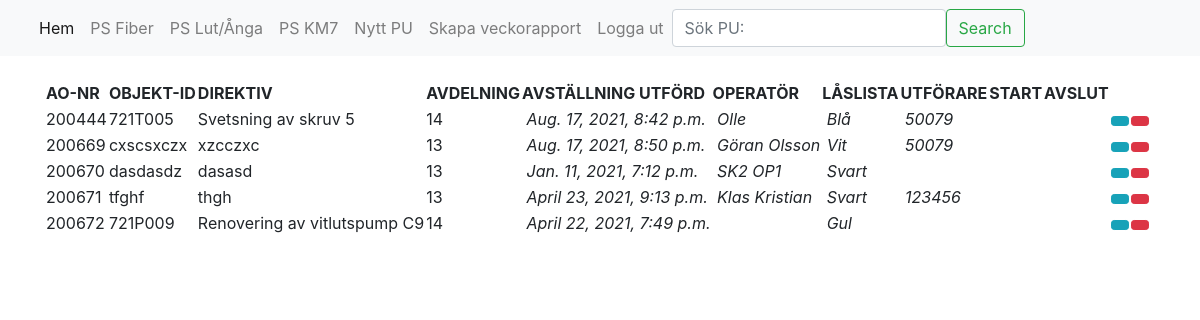
/planera/, run on the app's committed database.
### test1/models.py (models this page shows)
class Namnlista(models.Model):
    ao = models.CharField(max_length=6, default="")
    direktiv = models.CharField(max_length=20, default="")
    objektid = models.TextField(max_length=20, default="")
    avd = models.TextField(max_length=20, default="")
    avstallt = models.BooleanField(default=False)
    operator = models.CharField(max_length=20, default="")
    utforare = models.TextField(max_length=20, default="")
    status = models.CharField(max_length=20, default="")
    startad = models.DateTimeField(auto_now=True)
    avslutad = models.DateTimeField(auto_now=True)
    utfort = models.BooleanField(default=False)
    avstallt_datum = models.DateTimeField(auto_now=True)
    las_lista = models.CharField(max_length=20, default="")

### test1/views.py (the view)
# urls.py: path('planera/', views.planera, name="planera"),
def planera(request) :
    context = Namnlista.objects.all()
    return render (request, 'planera.html', {'context' : context})

### test1/templates/planera.html (shortened to what this page needs)
<!DOCTYPE html>
<html lang="en">
<head>
   <link rel="stylesheet" type="text/css" href="https://cdn.datatables.net/v/dt/dt-1.10.23/af-2.3.5/b-1.6.5/b-flash-1.6.5/b-html5-1.6.5/cr-1.5.3/r-2.2.7/sc-2.0.3/sb-1.0.1/sp-1.2.2/sl-1.3.1/datatables.min.css"/>
</head>
<body>
 {% extends "menu.html" %}
 {% block page_content %}
{% load crispy_forms_tags %}
<br>
   <table id="example" class="display">
  <thead>
    <tr>
         <th scope="col">AO-NR</th>
        <th scope="col">OBJEKT-ID</th>
         <th scope="col">DIREKTIV</th>
         <th scope="col">AVDELNING</th>
        <th scope="col">AVSTÄLLNING UTFÖRD</th>
         <th scope="col">OPERATÖR</th>
          <th scope="col">LÅSLISTA</th>
         <th scope="col">UTFÖRARE</th>
         <th scope="col">START</th>
        <th scope="col">AVSLUT</th>
        <th scope="col"></th>
         <th scope="col"></th>
    </tr>
  </thead>
          {% for namnlista in context %}
      <tbody>
    <tr>
        <td class="align-middle">{{ namnlista.ao}}</td>
        <td class="align-middle">{{ namnlista.objektid}}</td>
        <td class="align-middle">{{ namnlista.direktiv }}</td>
        <td class="align-middle">{{ namnlista.avd}}</td>
         <td class="align-middle">
              <i class="fas fa-lock">&nbsp;{{ namnlista.avstallt_datum}}</i>
         </td>
         <td class="align-middle">
            <i class="fas fa-user">&nbsp;{{ namnlista.operator}}
              </i></td>
         <td class="align-middle">
             <i class="fas fa-toolbox">&nbsp;{{ namnlista.las_lista}} </i>
              </td>
         <td class="align-middle">
             <i class="fas fa-wrench">&nbsp;{{ namnlista.utforare}} </i>
              </td>
         <td class="align-middle">
             <i class="fas fa-hour-glass">&nbsp;{{ namnlista.start}} </i>
              </td>
         <td class="align-middle">
             <i class="fas fa-checkered">&nbsp;{{ namnlista.avslut}} </i>
              </td>
        <td class="align-middle"><a href="/uppdatera/{{ namnlista.id }}"><button type="button" class="btn btn-info btn-sm"></button></a></td>
        <td class="align-middle" style="border-bottom">
            <form action="/del/{{ namnlista.id }}" method="post">
              <button type="submit" class="btn btn-danger btn-sm"></button>
          </form>
        </td>
        </tr>
  </tbody>
          {% endfor %}
</table>
{% load static %}
 {% endblock %}

### myapp1/templates/menu.html (shortened to what this page needs)
<link rel="stylesheet" href="https://stackpath.bootstrapcdn.com/bootstrap/4.3.1/css/bootstrap.min.css">
<nav class="navbar navbar-expand-lg navbar-light bg-light">
  <div class="container-fluid">
    <div class="collapse navbar-collapse" id="navbarToggleExternalContent">
      <ul class="navbar-nav me-auto mb-2 mb-lg-0">
        <li class="nav-item">
          <a class="nav-link active" aria-current="page" href="{% url 'hem' %}">Hem</a>
        </li>
        <li class="nav-item">
          <a class="nav-link" href="/psfiber">PS Fiber</a>
        </li>
         <li class="nav-item">
          <a class="nav-link" href="/planera">PS Lut/Ånga</a>
        </li>
         <li class="nav-item">
          <a class="nav-link" href="/planera">PS KM7</a>
        </li>
           <li class="nav-item">
          <a class="nav-link" href="/nyttpu">Nytt PU</a>
        </li>
            <li class="nav-item">
          <a class="nav-link" href="/vrapport">Skapa veckorapport</a>
        </li>
            <li class="nav-item">
          <a class="nav-link" href="{% url 'user_logout' %}">Logga ut</a>
        </li>
      </ul>
      <form action="{% url 'show' %}" method="GET" class="d-flex">
        <input class="form-control me-2" type="search" placeholder="Sök PU:" aria-label="Search" name="sok" value="">
        <button class="btn btn-outline-success" type="submit">Search</button>
      </form>
    </div>
  </div>
</nav>
<div class="container">
    {% block page_content %}{% endblock %}
</div>

### data on the page
Namnlista: ao "200444", objektid "721T005", direktiv "Svetsning av skruv 5", avd "14", avstallt_datum "Aug. 17, 2021, 8:42 p.m.", operator "Olle", las_lista "Blå", utforare "50079"
Namnlista: ao "200669", objektid "cxscsxczx", direktiv "xzcczxc", avd "13", avstallt_datum "Aug. 17, 2021, 8:50 p.m.", operator "Göran Olsson", las_lista "Vit", utforare "50079"
Namnlista: ao "200670", objektid "dasdasdz", direktiv "dasasd", avd "13", avstallt_datum "Jan. 11, 2021, 7:12 p.m.", operator "SK2 OP1", las_lista "Svart"
Namnlista: ao "200671", objektid "tfghf", direktiv "thgh", avd "13", avstallt_datum "April 23, 2021, 9:13 p.m.", operator "Klas Kristian", las_lista "Svart", utforare "123456"
Namnlista: ao "200672", objektid "721P009", direktiv "Renovering av vitlutspump C9", avd "14", avstallt_datum "April 22, 2021, 7:49 p.m.", las_lista "Gul"
